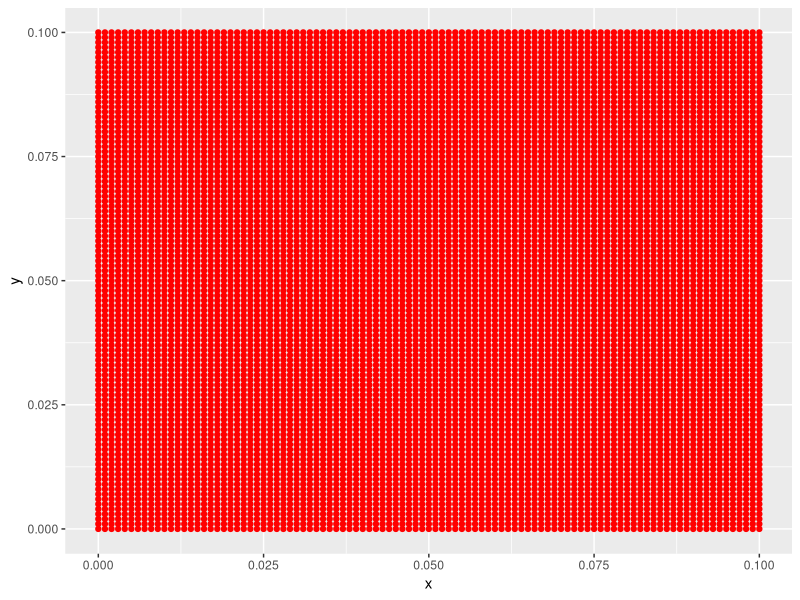
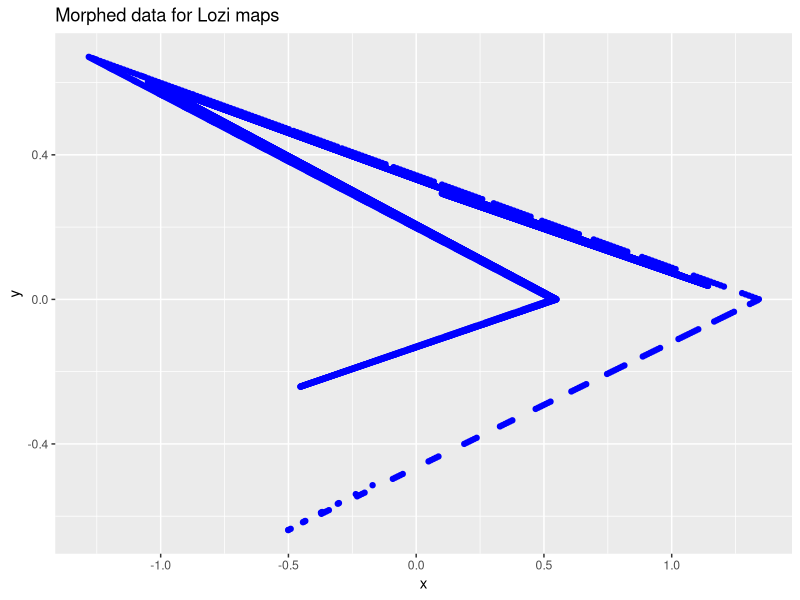
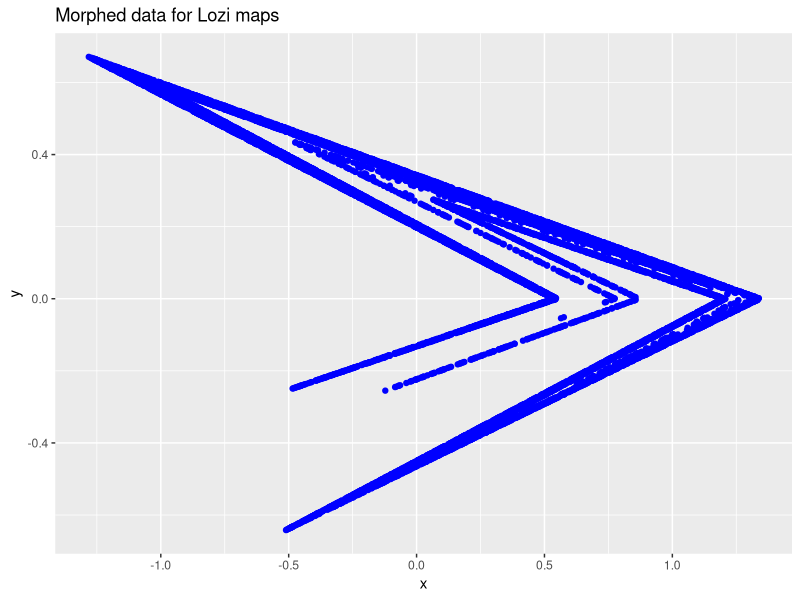
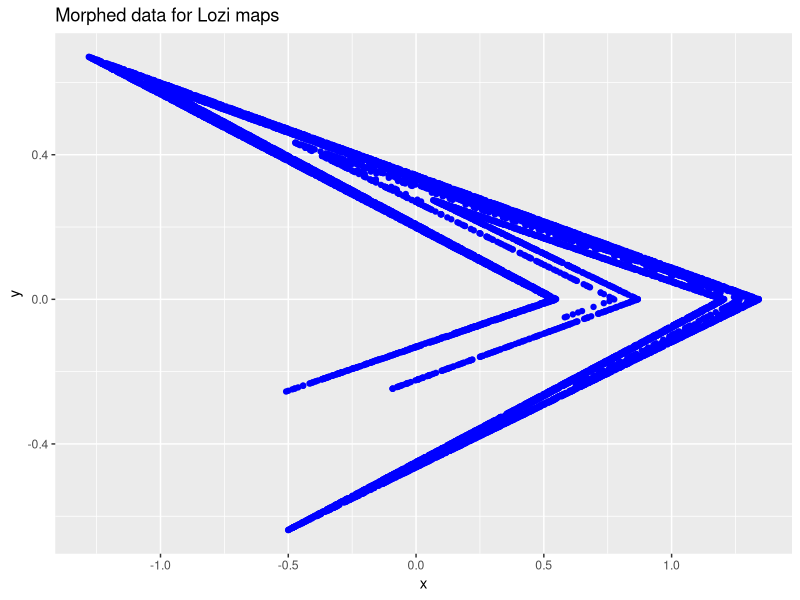
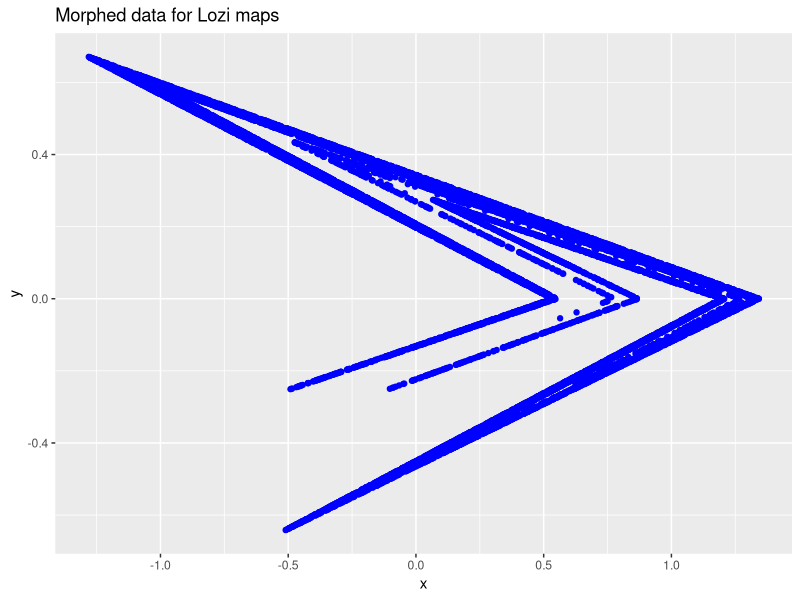
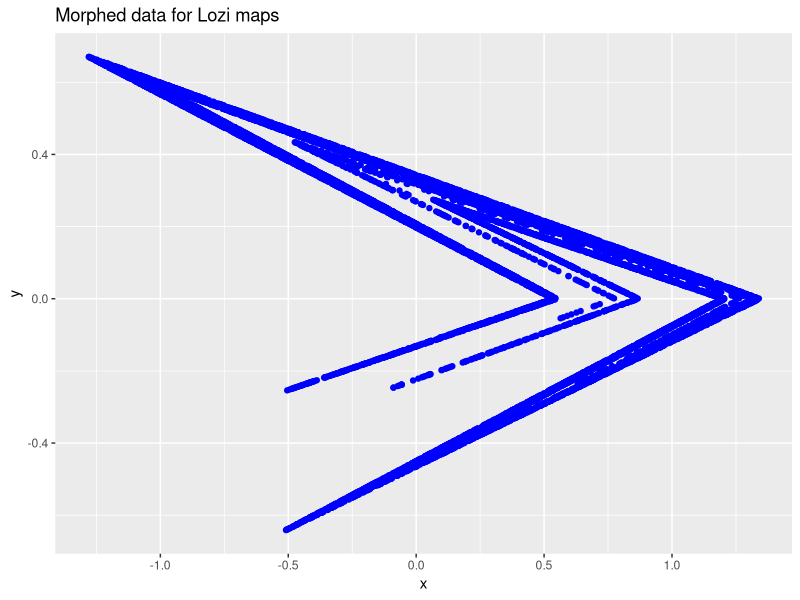
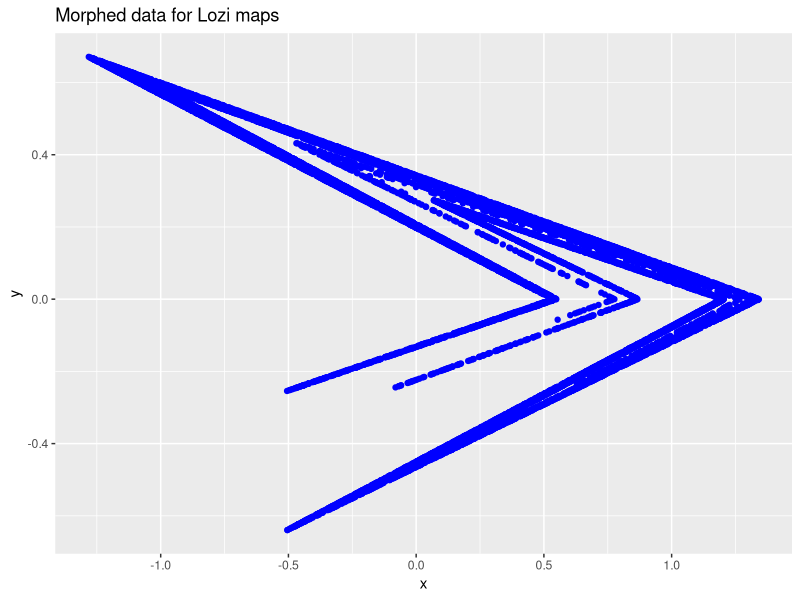
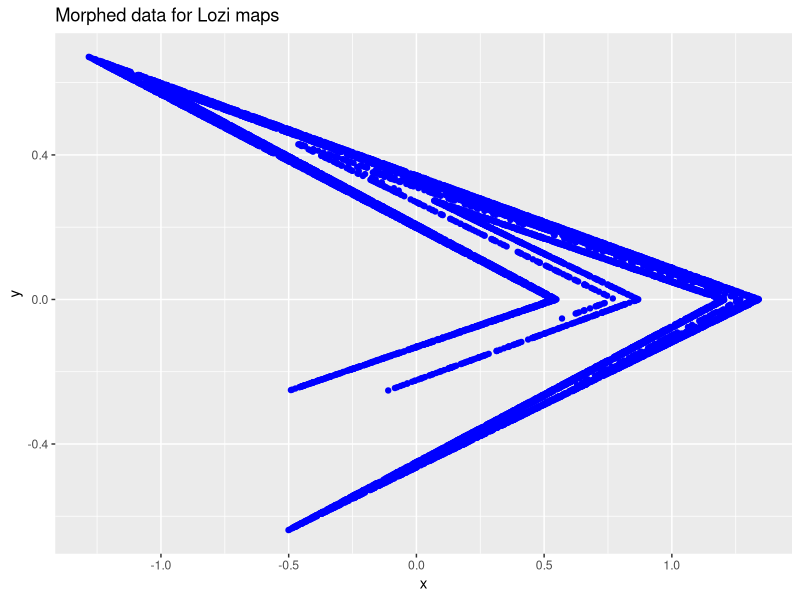

Source code (R) for these figures, in order:
# Square into a chaotic attractor using Lozi maps
library(ggplot2)

# parameters of Henon
a <- 1.7
b <- 0.5

# plot params and time steps
time_steps <- 100
plot_every <- 10

#initial data params
square_length <- 0.1

# initial square 

x_seq <- seq(0, square_length, by = 0.001)
y_seq <- x_seq

initial_square <- expand.grid(x_seq, y_seq)

colnames(initial_square) <- c("x", "y")

#initial plot
ggplot(
  data = initial_square
) + geom_point(aes(x = x, y = y), colour = "red")

Sys.sleep(3)
# Simple Henon map with the usual contrtacting conditions a = 1.4, b = 0.3
# x_n+1 = 1 - a*x_n*x_n + y_n
# y_n+1 = b*x_n

x_init <- initial_square$x
y_init <- initial_square$y

for (t in 1:time_steps) {
  cat(t, "\n")
  x_new  <- 1.0 - a*abs(x_init) + y_init
  y_new <- b*x_init
  
  x_init <- x_new
  y_init <- y_new
  
  if (t %% plot_every == 0) {
    # new plot
    square <- data.frame(x = x_init, y = y_init)
    
    p1 <- ggplot(
      data = square
    ) + geom_point(aes(x = x, y = y), colour = "blue") + ggtitle("Morphed data for Lozi maps")
    
    print(p1)
    
    Sys.sleep(3) # so we can see it
  }
}






